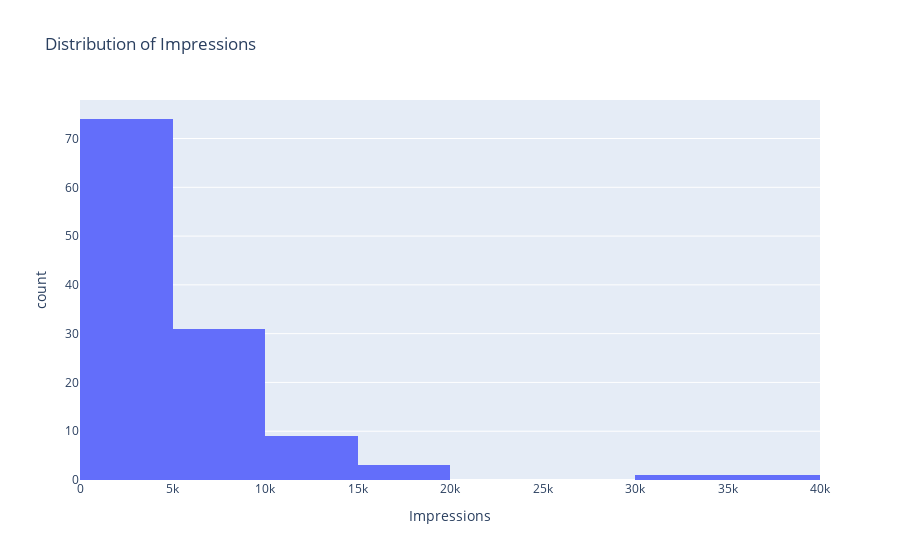

Source (notebook cell):
### Code cell
#distribution of impressions(reach)
import plotly.express as px
fig=px.histogram(data,x='Impressions',nbins=10,title='Distribution of Impressions')
fig.show()

### Figure 1 — Plotly figure (JSON) as saved in the notebook; plotly's stock layout.template omitted (floating-point values rounded to 4 significant figures)
{"data": [{"alignmentgroup": "True", "bingroup": "x", "hovertemplate": "Impressions=%{x}<br>count=%{y}<extra></extra>", "legendgroup": "", "marker": {"color": "#636efa", "pattern": {"shape": ""}}, "name": "", "nbinsx": 10, "offsetgroup": "", "orientation": "v", "showlegend": false, "type": "histogram", "x": [3920, 5394, 4021, 4528, 2518, 3884, 2621, 3541, 3749, 4115, 2218, 3234, 4344, 3216, 9453, 5055, 4002, 3169, 6168, 2407, 2064, 3973, 7281, 3052, 4628, 4082, 5394, 2766, 3924, 3015, 6666, 3854, 4355, 4343, 6108, 2523, 2327, 3990, 2191, 1941, 16062, 4998, 4289, 3880, 3786, 4298, 3630, 2826, 7407, 10386, 2998, 7018, 2941, 6432, 10667, 3988, 4978, 3388, 4467, 3246, 5072, 6339, 4239, 3454, 7571, 3333, 3818, 10933, 5058, 3601, 3480, 3525, 3606, 5542, 6559, 3623, 10493, 4446, 2957, 5538, 4681, 5273, 5055, 4002, 3169, 6168, 2407, 3630, 2826, 7407, 10386, 2998, 3052, 4628, 4082, 5394, 2766, 3924, 3015, 5409, 5323, 8001, 4150, 4609, 6348, 11068, 7231, 17396, 6814, 17713, 5563, 4842, 11149, 10206, 13700, 5731, 4139, 32695, 36919], "xaxis": "x", "yaxis": "y"}], "layout": {"barmode": "relative", "legend": {"tracegroupgap": 0}, "title": {"text": "Distribution of Impressions"}, "xaxis": {"anchor": "y", "domain": [0, 1], "title": {"text": "Impressions"}}, "yaxis": {"anchor": "x", "domain": [0, 1], "title": {"text": "count"}}}}
